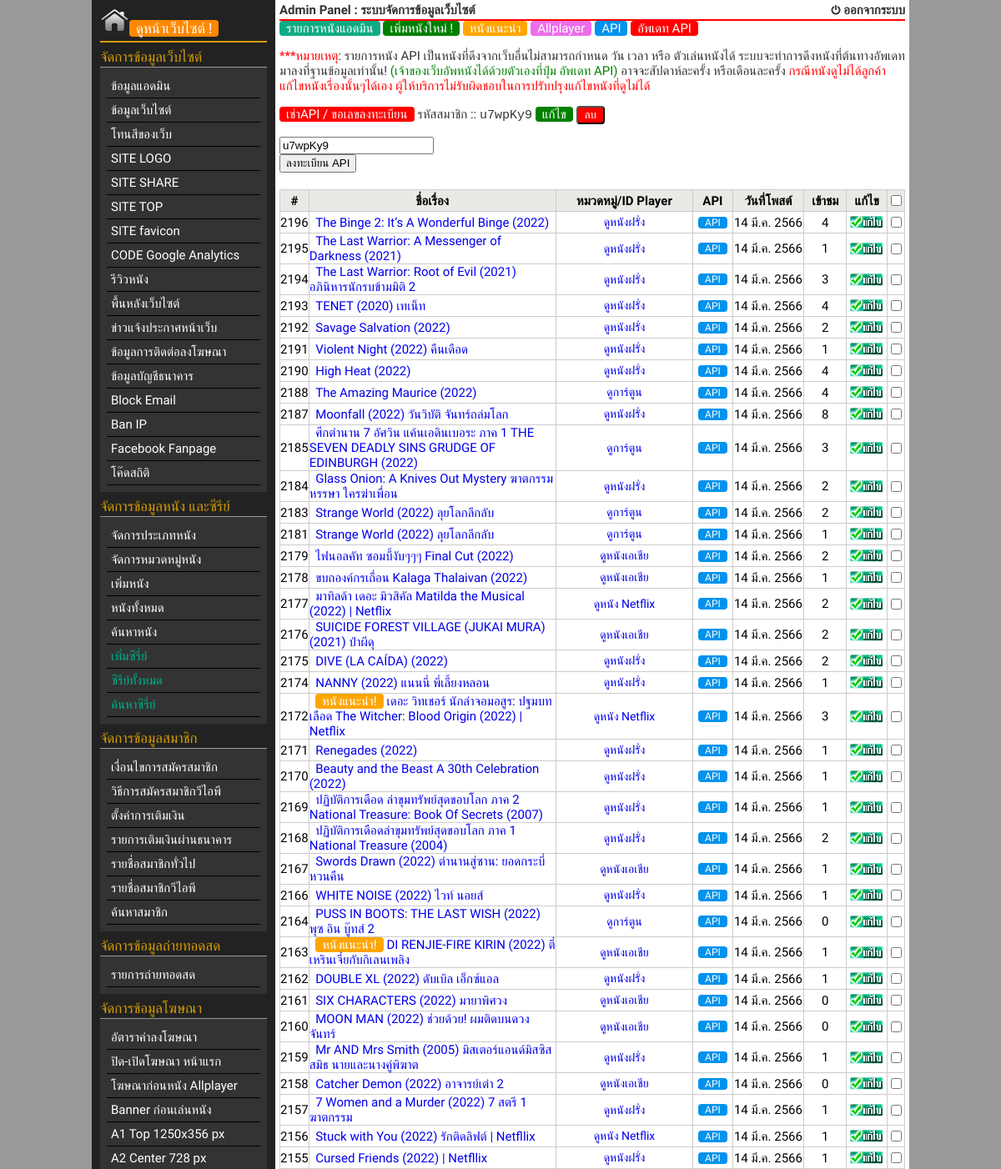
Page /admin_s3/list-admin-movie.php?edit_register=3 (signed in, upper part) on the committed database.
### tables this page shows
CREATE TABLE `register_movie` (
  `id` int(11) NOT NULL AUTO_INCREMENT,
  `register` varchar(20) NOT NULL,
  `host` varchar(200) NOT NULL,
  PRIMARY KEY (`id`)
);

CREATE TABLE `post` (
  `id` int(11) NOT NULL AUTO_INCREMENT,
  `cate_id` smallint(2) NOT NULL,
  `m_id` int(6) NOT NULL,
  `title` varchar(255) NOT NULL,
  `short_detail` varchar(255) NOT NULL,
  `detail` text NOT NULL,
  `img` text NOT NULL,
  `link_youtube` varchar(100) NOT NULL,
  `file_vdo` varchar(100) NOT NULL,
  `post_date` date NOT NULL DEFAULT '0000-00-00',
  `comment` int(2) NOT NULL,
  `view` int(11) NOT NULL,
  `sticky` int(2) NOT NULL,
  `google_drive` text NOT NULL,
  `movie` varchar(10) NOT NULL,
  `tag` int(11) NOT NULL,
  `projection` int(11) NOT NULL,
  `imdb` varchar(11) NOT NULL,
  `link_allplayer` text NOT NULL,
  `link_gdrive` text NOT NULL,
  `meta_tiele` text NOT NULL,
  `meta_description` text NOT NULL,
  `meta_keyword` text NOT NULL,
  `link_m3u8` text NOT NULL,
  `post_update` int(11) NOT NULL,
  PRIMARY KEY (`id`)
);

CREATE TABLE `category` (
  `id` int(2) NOT NULL AUTO_INCREMENT,
  `name` varchar(255) NOT NULL,
  `member_access` int(2) NOT NULL,
  `user_access` int(2) NOT NULL,
  `title` text NOT NULL,
  `description` text NOT NULL,
  `keyword` text NOT NULL,
  PRIMARY KEY (`id`)
);

### function/function.php (called while the page is built, shortened)
<?
function rewrite($url)
	{
		$url=str_replace(" ", "-", $url);
		return $url;
	}
?>

### function/datethai.php (called while the page is built)
<?
function DateThai($strDate)
	{
		$strYear = date("Y",strtotime($strDate))+543;
		$strMonth= date("n",strtotime($strDate));
		$strDay= date("j",strtotime($strDate));
		$strMonthCut = Array("","ม.ค.","ก.พ.","มี.ค.","เม.ย.","พ.ค.","มิ.ย.","ก.ค.","ส.ค.","ก.ย.","ต.ค.","พ.ย.","ธ.ค.");
		$strMonthThai=$strMonthCut[$strMonth];
		return "$strDay $strMonthThai $strYear";
	}
?>

### admin_s3/list-admin-movie.php (the view, shortened to what this page needs)
<?php session_start();
include "../inc/config.inc.php";
include "../function/datethai.php";
include "../function/function.php";
    $check_u="select * from register_movie order by id desc limit 1";
    $check_q=mysqli_query($con_db, $check_u);
    $rpre = mysqli_fetch_assoc($check_q);
?>
<!DOCTYPE html PUBLIC "-//W3C//DTD XHTML 1.0 Transitional//EN" "http://www.w3.org/TR/xhtml1/DTD/xhtml1-transitional.dtd">
<html xmlns="http://www.w3.org/1999/xhtml">
<head>
<link rel='stylesheet' type='text/css' href='styles.css' />
</head>
<body>
<table width="980" border="0" align="center" cellpadding="0" cellspacing="0">
  <tr>
    <td width="220" align="center" valign="top" bgcolor="#222222"><? include "menu.php"; ?></td>
    <td width="760" align="center" valign="top" bgcolor="#FFFFFF"><table width="750" border="0" align="center" cellpadding="0" cellspacing="0">
      <tr>
        <td height="25" style="border-bottom:2px solid #FF0000;"><table width="750" border="0" align="center" cellpadding="0" cellspacing="0">
          <tr>
            <td width="500"><table width="500" border="0" align="center" cellpadding="0" cellspacing="0">
              <tr>
                <td align="left" id="font-main" style="font-weight:bold; color:#333333;">Admin Panel : ระบบจัดการข้อมูลเว็บไซต์ </td>
              </tr>
            </table></td>
            <td width="250"><table width="250" border="0" align="center" cellpadding="0" cellspacing="0">
              <tr>
                <td width="175" align="right"><img src="img/Power-Shutdown.png" width="16" height="16" /></td>
                <td width="75" align="right" id="font-main"><a href="logout.php" style="font-weight:bold; color:#333333;">ออกจากระบบ</a></td>
              </tr>
            </table>
              </td>
          </tr>
        </table></td>
      </tr>
      <tr>
        <td><table width="750" border="0" align="center" cellpadding="0" cellspacing="0">
            <tr>
              <td height="25" align="left" id="font-main" style="color:#333333;"><p>
  <a href="list-admin-movie.php"class="w3-tag"style="background-color: #0fab84;"> รายการหนังแอดมิน</a>
  <a href="add-movie.php"><span class="w3-tag"style="background-color: green;">เพิ่มหนังใหม่ !</span></a>
  <a href="list-hot-movie.php" class="w3-tag"style="background-color: orange;">หนังแนะนำ</a>
  <a href="list-allplayer-movie.php" class="w3-tag"style="background-color: #ed6deb;">Allplayer</a>
  <a href="list-api-movie.php" class="w3-tag"style="background-color: #0092ed;">API</a>
                    <? if($rpre['host']!='' and $rpre['register']!='null'){ ?>
                        <a href="update_movie.php" class="w3-tag" style="background-color: red;">อัพเดท API</a>
                    <? }else{?>
                        <a href="#" class="w3-tag" style="background-color: red;" disabled>อัพเดท API</a>
                    <? }
                    ?>
                <p>
<span style="color: red;">***หมายเหตุ</span>: รายการหนัง API เป็นหนังที่ดึงจากเว็บอื่นไม่สามารถกำหนด วัน เวลา หรือ ตัวเล่นหนังได้ ระบบจะทำการดึงหนังที่ต้นทางอัพเดทมาลงที่ฐานข้อมูลเท่านั้น! <span style="color:green;">(เจ้าของเว็บอัพหนังได้ด้วยตัวเองที่ปุ่ม อัพเดท API) </span> อาจจะสัปดาห์ละครั้ง หรือเดือนละครั้ง <span style="color: red;">กรณีหนังดูไม่ได้ลูกค้าแก้ไขหนังเรื่องนั้นๆได้เอง ผู้ให้บริการไม่รับผิดชอบในการปรับปรุงแก้ไขหนังที่ดูไม่ได้</span></p>
<a href="https://line.me/ti/p/@dxk4743k"target="_blank"class="w3-tag" style="background-color: red;">เช่าAPI / ขอเลขลงทะเบียน</a>
<? if($rpre['host']!='' and $rpre['register']!='null'){ ?>
รหัสสมาชิก :: <code><? echo $rpre['register'];?></code> <a href="list-admin-movie.php?edit_register=<? echo $rpre['id'];?>"class="w3-tag" style="background-color: green;">แก้ไข </a> <button type="button" class="w3-tag" onClick="window.location='list-admin-movie.php?del_register=<? echo $rpre['id'];?>'" style="background-color: red;">ลบ</button>
                        <?} if(isset($_GET['edit_register'])){?>
                            <p>
                            <div class="container-fluid">
                                <form action="update_movie.php?up_register=<? echo $_GET['edit_register'];?>" role="form" method="post" enctype="multipart/form-data">
                                    <div class="col-lg-6 form-group">
                                        <div class="input-group">
                                            <input type="text" class="form-control" name="register" placeholder="รหัสสมาชิกอัพเดท API" value="<? echo $rpre['register'];?>" required>
                                        </div>
                                    </div>
                                    <div class="col-lg-6 form-group">
                                        <input type="submit" name="submit" id="submit" value="ลงทะเบียน API" class="btn btn-success">
                                    </div>
                                </form>
                            </div>
                            </p>
                        <? } if($rpre['register']=='null'){ ?>
                            <p>
                            <div class="container-fluid">
                                <form action="update_movie.php?up_register=<? echo $rpre['id'];?>" role="form" method="post" enctype="multipart/form-data">
                                    <div class="col-lg-6 form-group">
                                        <div class="input-group">
                                            <input type="text" class="form-control" name="register" placeholder="รหัสสมาชิกอัพเดท API" required>
                                            <span class="input-group-addon"><span class="glyphicon glyphicon-asterisk"></span></span>
                                        </div>
                                    </div>
                                    <div class="col-lg-6 form-group">
                                        <input type="submit" name="submit" id="submit" value="ลงทะเบียน API" class="btn btn-success">
                                    </div>
                                </form>
                            </div>
                            </p>
                        <? } ?>
              </td>
            </tr>
            <tr>
              <td align="center"><form action="del-admin-movie.php" method="post" name="frmMain" id="frmMain" onsubmit="return onDelete();">
                <table width="750" border="0" align="center" cellpadding="0" cellspacing="0">
                  <tr>
                    <td align="center"><table width="100%" border="0" align="center" cellpadding="0" cellspacing="0">
                      <tr>
                        <td height="5"></td>
                      </tr>
                    </table>
                      <table width="750" border="0" align="center" cellpadding="0" cellspacing="1" bgcolor="#CCCCCC">
                        <tr>
                          <td width="20" height="25" align="center" bgcolor="#E9E9E6" style=" font-size:15px; font-weight:bold;">#</td>
                          <td width="350" height="25" align="center" bgcolor="#E9E9E6" style=" font-size:15px; font-weight:bold;">ชื่อเรื่อง</td>
                          <td width="150" height="25" align="center" bgcolor="#E9E9E6" style=" font-size:15px; font-weight:bold;">หมวดหมู่/ID Player</td>
                          <td width="50" height="25" align="center" bgcolor="#E9E9E6" style=" font-size:15px; font-weight:bold;">API</td>
                          <td width="100" height="25" align="center" bgcolor="#E9E9E6" style=" font-size:15px; font-weight:bold;">วันที่โพสต์</td>
                          <td width="60" height="25" align="center" bgcolor="#E9E9E6" style=" font-size:15px; font-weight:bold;">เข้าชม</td>
                          <td width="50" height="25" align="center" bgcolor="#E9E9E6" style=" font-size:15px; font-weight:bold;">แก้ไข</td>
                          <td width="20" height="25" align="center" bgcolor="#E9E9E6"><input name="CheckAll" type="checkbox" id="CheckAll" value="Y" onclick="ClickCheckAll(this);" /></td>
                        </tr>
<?php
$q="SELECT id, cate_id, title, post_date, view, sticky, movie, link_allplayer, link_m3u8 FROM `post` WHERE m_id='$_SESSION[m_id]' and google_drive <> 'series' ";
$q.=" ORDER BY id DESC ";
$e_page=100;
$q.=" LIMIT ".$_GET['s_page'].",$e_page";
$qr=mysqli_query($con_db, $q);
		$i = 0;
		while($objResult = mysqli_fetch_row($qr)){
		$posturl=rewrite($objResult[2]);
		$i++;
		$scate="SELECT name FROM `category` WHERE id='$objResult[1]'";
		$recate=mysqli_query($con_db, $scate) or die("ERROR $scate");
		$rcate=mysqli_fetch_row($recate);
		$urlcate=rewrite($rcate[0]);
?>
                        <tr>
                          <td width="20" height="25" align="center" bgcolor="#FFFFFF" style=" font-size:15px;"><?=$objResult[0];?></td>
                          <td width="300" height="25" align="left" bgcolor="#FFFFFF" style=" font-size:15px;">&nbsp;&nbsp;<? if($objResult[5]==1){ ?><span style="color:#FF0000;"><span class="w3-tag w3-red"style="background-color: orange;">หนังแนะนำ!</span></span> <? } ?><a href="../post-<?=$objResult[0];?>/<?=$posturl;?>.html" target="_blank"><?=$objResult[2];?></a>  </td>
                          <td width="200" height="25" align="center" bgcolor="#FFFFFF" style=" font-size:14px;"><a href="../cate-<?=$objResult[1];?>/<?=$urlcate;?>" target="_blank"><?=$rcate[0];?></a>
                          </td>
                          <td width="50" height="25" align="center" bgcolor="#FFFFFF" style=" font-size:12px;">
                            <? if($objResult[8]!=""){ ?>
                               <span class="w3-tag"style="background-color: #0092ed;">API</span>
                            <? } ?>
                            </td>
                          <td width="100" height="25" align="center" bgcolor="#FFFFFF" style=" font-size:15px;"><?=DateThai($objResult[3]);?>
                          </td>
                          <td width="60" height="25" align="center" bgcolor="#FFFFFF" style=" font-size:15px;"><?=$objResult[4];?></td>
                          <td width="50" height="25" align="center" bgcolor="#FFFFFF"><a href="edit-movie.php?id=<?=$objResult[0];?>"><img src="images/edit.gif" width="40" height="15" border="0" /></a></td>
                          <td width="20" height="25" align="center" bgcolor="#FFFFFF"><input type="checkbox" name="chkDel[]" id="chkDel<?=$i;?>" value="<?=$objResult[0];?>" /></td>
                        </tr>
                        <? } ?>
                      </table></td>
                  </tr>
                </table>
              </form></td>
            </tr>
          </table></td>
      </tr>
    </table></td>
  </tr>
</table>
</body>
</html>

### admin_s3/styles.css (style rules this page uses)
body { font-family: 'Prompt', sans-serif; font-size: 15px; }
#font-main { font-size:15px; }

### admin_s3/menu.php (style rules this page uses)
.w3-badge,.w3-tag { background-color: green; color:#fff;display: inline-block; padding-left: 8px; padding-right: 8px; text-align: center; border-radius: 4px; }

### rows in the picture
register_movie: register "u7wpKy9"
post: id "2196", title "The Binge 2: It’s A Wonderful Binge (2022)", category.name "ดูหนังฝรั่ง", shows "API", post_date "14 มี.ค. 2566", view "4"
post: id "2195", title "The Last Warrior: A Messenger of Darkness (2021)", category.name "ดูหนังฝรั่ง", shows "API", post_date "14 มี.ค. 2566", view "1"
post: id "2194", title "The Last Warrior: Root of Evil (2021) อภินิหารนักรบข้ามมิติ 2", category.name "ดูหนังฝรั่ง", shows "API", post_date "14 มี.ค. 2566", view "3"
post: id "2193", title "TENET (2020) เทเน็ท", category.name "ดูหนังฝรั่ง", shows "API", post_date "14 มี.ค. 2566", view "4"
post: id "2192", title "Savage Salvation (2022)", category.name "ดูหนังฝรั่ง", shows "API", post_date "14 มี.ค. 2566", view "2"
post: id "2191", title "Violent Night (2022) คืนเดือด", category.name "ดูหนังฝรั่ง", shows "API", post_date "14 มี.ค. 2566", view "1"
post: id "2190", title "High Heat (2022)", category.name "ดูหนังฝรั่ง", shows "API", post_date "14 มี.ค. 2566", view "4"
post: id "2188", title "The Amazing Maurice (2022)", category.name "ดูการ์ตูน", shows "API", post_date "14 มี.ค. 2566", view "4"
post: id "2187", title "Moonfall (2022) วันวิบัติ จันทร์ถล่มโลก", category.name "ดูหนังฝรั่ง", shows "API", post_date "14 มี.ค. 2566", view "8"
post: id "2185", title "ศึกตำนาน 7 อัศวิน แค้นเอดินเบอระ ภาค 1 THE SEVEN DEADLY SINS GRUDGE OF EDINBURGH (2022)", category.name "ดูการ์ตูน", shows "API", post_date "14 มี.ค. 2566", view "3"
post: id "2184", title "Glass Onion: A Knives Out Mystery ฆาตกรรมหรรษา ใครฆ่าเพื่อน", category.name "ดูหนังฝรั่ง", shows "API", post_date "14 มี.ค. 2566", view "2"
post: id "2183", title "Strange World (2022) ลุยโลกลึกลับ", category.name "ดูการ์ตูน", shows "API", post_date "14 มี.ค. 2566", view "2"
post: id "2181", title "Strange World (2022) ลุยโลกลึกลับ", category.name "ดูการ์ตูน", shows "API", post_date "14 มี.ค. 2566", view "1"
post: id "2179", title "ไฟนอลคัท ซอมบี้งับๆๆๆ Final Cut (2022)", category.name "ดูหนังเอเชีย", shows "API", post_date "14 มี.ค. 2566", view "2"
post: id "2178", title "ขบถองค์กรเถื่อน Kalaga Thalaivan (2022)", category.name "ดูหนังเอเชีย", shows "API", post_date "14 มี.ค. 2566", view "1"
post: id "2177", title "มาทิลด้า เดอะ มิวสิคัล Matilda the Musical (2022) | Netflix", category.name "ดูหนัง Netflix", shows "API", post_date "14 มี.ค. 2566", view "2"
post: id "2176", title "SUICIDE FOREST VILLAGE (JUKAI MURA) (2021) ป่าผีดุ", category.name "ดูหนังเอเชีย", shows "API", post_date "14 มี.ค. 2566", view "2"
post: id "2175", title "DIVE (LA CAÍDA) (2022)", category.name "ดูหนังฝรั่ง", shows "API", post_date "14 มี.ค. 2566", view "2"
post: id "2174", title "NANNY (2022) แนนนี่ พี่เลี้ยงหลอน", category.name "ดูหนังฝรั่ง", shows "API", post_date "14 มี.ค. 2566", view "1"
post: id "2172", sticky "หนังแนะนำ!", title "เดอะ วิทเชอร์ นักล่าจอมอสูร: ปฐมบทเลือด The Witcher: Blood Origin (2022) | Netflix", category.name "ดูหนัง Netflix", shows "API", post_date "14 มี.ค. 2566", view "3"
post: id "2171", title "Renegades (2022)", category.name "ดูหนังฝรั่ง", shows "API", post_date "14 มี.ค. 2566", view "1"
post: id "2170", title "Beauty and the Beast A 30th Celebration (2022)", category.name "ดูหนังฝรั่ง", shows "API", post_date "14 มี.ค. 2566", view "1"
post: id "2169", title "ปฏิบัติการเดือด ล่าขุมทรัพย์สุดขอบโลก ภาค 2 National Treasure: Book Of Secrets (2007)", category.name "ดูหนังฝรั่ง", shows "API", post_date "14 มี.ค. 2566", view "1"
post: id "2168", title "ปฏิบัติการเดือดล่าขุมทรัพย์สุดขอบโลก ภาค 1 National Treasure (2004)", category.name "ดูหนังฝรั่ง", shows "API", post_date "14 มี.ค. 2566", view "2"
post: id "2167", title "Swords Drawn (2022) ตำนานสู่ซาน: ยอดกระบี่หวนคืน", category.name "ดูหนังเอเชีย", shows "API", post_date "14 มี.ค. 2566", view "1"
post: id "2166", title "WHITE NOISE (2022) ไวท์ นอยส์", category.name "ดูหนังฝรั่ง", shows "API", post_date "14 มี.ค. 2566", view "1"
post: id "2164", title "PUSS IN BOOTS: THE LAST WISH (2022) พุซ อิน บู๊ทส์ 2", category.name "ดูการ์ตูน", shows "API", post_date "14 มี.ค. 2566", view "0"
post: id "2163", sticky "หนังแนะนำ!", title "DI RENJIE-FIRE KIRIN (2022) ตี๋เหรินเจี๋ยกับกิเลนเพลิง", category.name "ดูหนังเอเชีย", shows "API", post_date "14 มี.ค. 2566", view "1"
post: id "2162", title "DOUBLE XL (2022) ดับเบิล เอ็กซ์แอล", category.name "ดูหนังฝรั่ง", shows "API", post_date "14 มี.ค. 2566", view "1"
post: id "2161", title "SIX CHARACTERS (2022) มายาพิศวง", category.name "ดูหนังเอเชีย", shows "API", post_date "14 มี.ค. 2566", view "0"
post: id "2160", title "MOON MAN (2022) ช่วยด้วย! ผมติดบนดวงจันทร์", category.name "ดูหนังเอเชีย", shows "API", post_date "14 มี.ค. 2566", view "0"
post: id "2159", title "Mr AND Mrs Smith (2005) มิสเตอร์แอนด์มิสซิสสมิธ นายและนางคู่พิฆาต", category.name "ดูหนังฝรั่ง", shows "API", post_date "14 มี.ค. 2566", view "1"
post: id "2158", title "Catcher Demon (2022) อาจารย์เต๋า 2", category.name "ดูหนังเอเชีย", shows "API", post_date "14 มี.ค. 2566", view "0"
post: id "2157", title "7 Women and a Murder (2022) 7 สตรี 1 ฆาตกรรม", category.name "ดูหนังฝรั่ง", shows "API", post_date "14 มี.ค. 2566", view "1"
post: id "2156", title "Stuck with You (2022) รักติดลิฟต์ | Netfllix", category.name "ดูหนัง Netflix", shows "API", post_date "14 มี.ค. 2566", view "1"
post: id "2155", title "Cursed Friends (2022) | Netfllix", category.name "ดูหนังฝรั่ง", shows "API", post_date "14 มี.ค. 2566", view "1"
